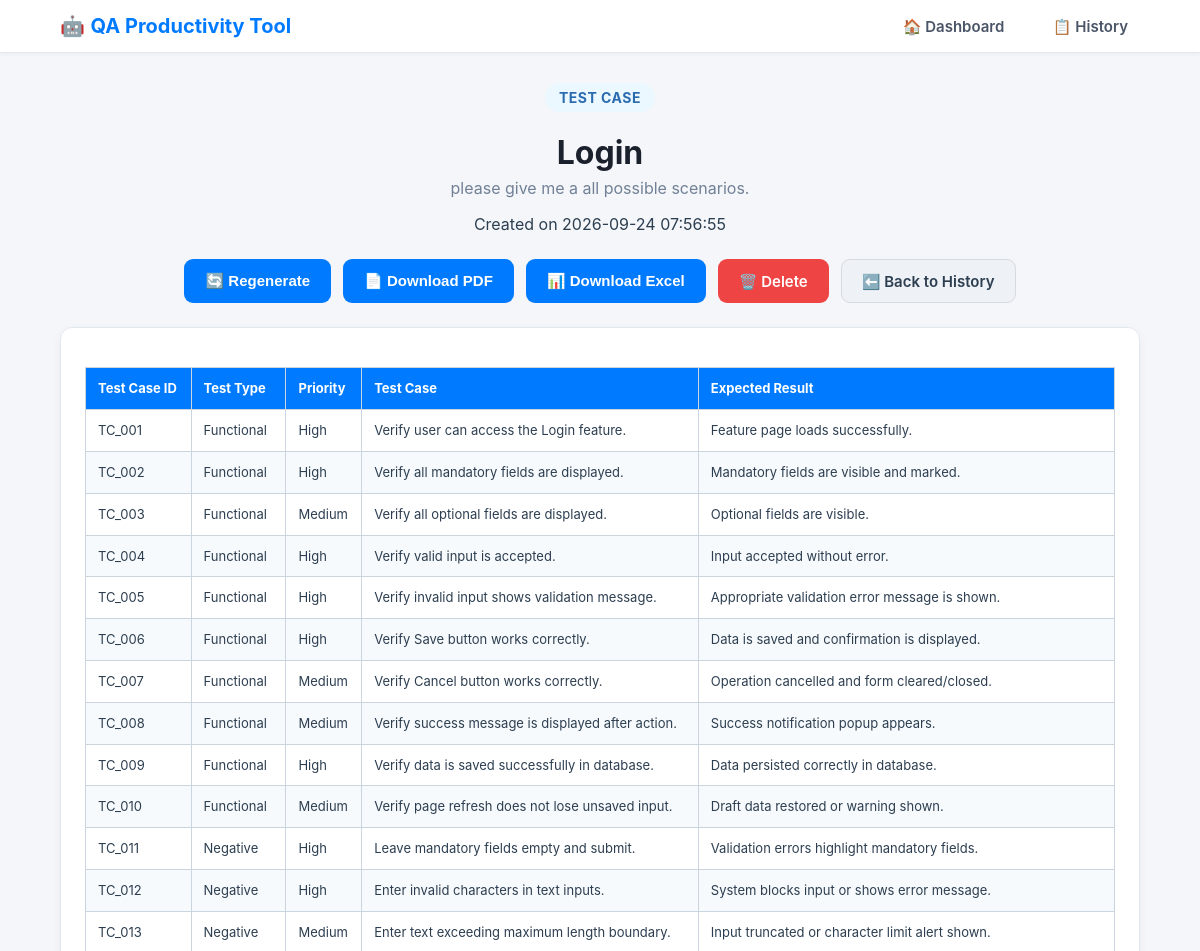
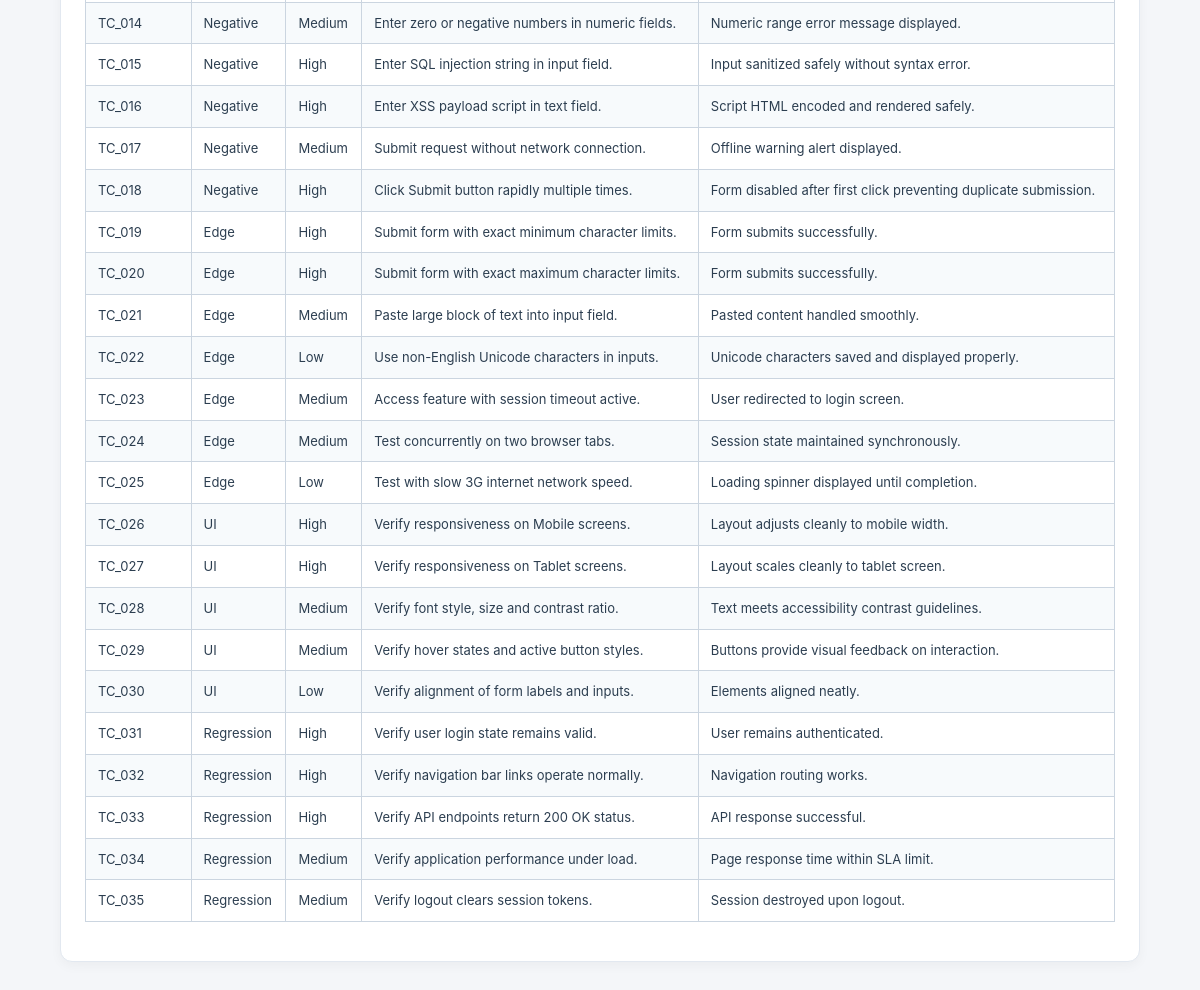
The app's page /view/23 with its own data (2 pictures, top to bottom).
### tables this page shows
CREATE TABLE reports (
                id INTEGER PRIMARY KEY AUTOINCREMENT,
                type TEXT NOT NULL,
                feature TEXT NOT NULL,
                description TEXT NOT NULL,
                content TEXT,
                created_at TIMESTAMP DEFAULT CURRENT_TIMESTAMP
            );

### app.py (the view)
@app.route("/view/<int:id>")
def view_report(id):
    conn = get_db()
    cursor = conn.cursor()
    cursor.execute("SELECT * FROM reports WHERE id = ?", (id,))
    report = cursor.fetchone()
    conn.close()
    if not report:
        flash("Report not found.")
        return redirect(url_for("history"))
    content_html = markdown.markdown(report["content"] or "", extensions=['tables'])
    return render_template("view.html", report=report, content_html=content_html)

### app.py (called while the page is built, shortened)
def get_db():
    db_path = DATABASE
    conn = sqlite3.connect(db_path)
    conn.row_factory = sqlite3.Row
    return conn

### templates/view.html (shortened to what this page needs)
<!DOCTYPE html>
<html lang="en">
<head>
    <link rel="stylesheet" href="{{ url_for('static', filename='style.css') }}">
</head>
<body>
<header class="navbar">
    <div class="nav-container">
        <div class="logo">🤖 <strong>QA Productivity Tool</strong></div>
        <nav class="nav-links">
            <a href="/">🏠 Dashboard</a>
            <a href="/history">📋 History</a>
        </nav>
    </div>
</header>
<div class="container">
    <div class="result-header">
        <span class="badge badge-large badge-{{ report.type|lower|replace(' ', '-') }}">{{ report.type }}</span>
        <h1>{{ report.feature }}</h1>
        <p class="subtitle">{{ report.description }}</p>
        <p class="timestamp">Created on {{ report.created_at }}</p>
    </div>
    <div class="action-buttons">
        <form action="/regenerate" method="POST" style="display:inline;">
            <button type="submit" class="btn btn-primary">🔄 Regenerate</button>
        </form>
        <form action="/download_pdf" method="POST" style="display:inline;">
            <button type="submit" class="btn btn-primary">📄 Download PDF</button>
        </form>
        <form action="/download_excel" method="POST" style="display:inline;">
            <button type="submit" class="btn btn-primary">📊 Download Excel</button>
        </form>
        <a href="/delete/{{ report.id }}" class="btn btn-danger">🗑️ Delete</a>
        <a href="/history" class="btn btn-secondary">⬅️ Back to History</a>
    </div>
    <div class="ai-result">
        {{ content_html|safe }}
    </div>
</div>
</body>
</html>

### static/style.css (style rules this page uses)
body { margin: 0; padding: 0; background: #f4f6f9; font-family: -apple-system, BlinkMacSystemFont, "Segoe UI", Roboto, Helvetica, Arial, sans-serif; color: #2c3e50; }
.navbar { background: #ffffff; border-bottom: 1px solid #e2e8f0; padding: 14px 0; box-shadow: 0 2px 4px rgba(0,0,0,0.03); }
.nav-container { width: 90%; max-width: 1150px; margin: 0 auto; display: flex; justify-content: space-between; align-items: center; }
.logo { font-size: 20px; color: #007bff; }
.nav-links a { margin-left: 20px; text-decoration: none; color: #4a5568; font-weight: 600; font-size: 15px; padding: 6px 12px; border-radius: 6px; transition: all 0.2s ease; }
.container { width: 90%; max-width: 1150px; margin: 30px auto 60px auto; }
h1 { color: #1a202c; margin-bottom: 6px; }
.subtitle { color: #718096; margin-top: 0; font-size: 16px; }
.btn { display: inline-flex; align-items: center; justify-content: center; min-height: 44px; padding: 0 20px; border-radius: 9px; border: 1px solid transparent; font-size: 15px; font-weight: 600; text-decoration: none; cursor: pointer; box-sizing: border-box; transition: all 0.2s ease; }
.btn-primary { background: #007bff; color: #ffffff; }
.btn-secondary { background: #eef1f5; color: #2c3e50; border-color: #d5dbe3; }
.btn-danger { background: #ef4444; color: #ffffff; }
.action-buttons { display: flex; justify-content: center; align-items: center; gap: 12px; flex-wrap: wrap; margin-top: 24px; }
.badge { display: inline-block; padding: 4px 10px; border-radius: 20px; font-size: 12px; font-weight: 700; text-transform: uppercase; letter-spacing: 0.5px; }
.badge-test-case { background: #ebf8ff; color: #2b6cb0; }
.badge-large { font-size: 14px; padding: 6px 14px; }
.result-header { text-align: center; margin-bottom: 25px; }
.ai-result { background: #ffffff; padding: 24px; border-radius: 12px; border: 1px solid #e2e8f0; box-shadow: 0 4px 12px rgba(0,0,0,0.04); overflow-x: auto; line-height: 1.6; margin-top: 24px; }
.ai-result table { width: 100%; border-collapse: collapse; margin-top: 15px; margin-bottom: 15px; }
.ai-result th, .ai-result td { border: 1px solid #cbd5e0; padding: 10px 12px; text-align: left; font-size: 13px; }
.ai-result th { background: #007bff; color: white; font-weight: 700; }
.ai-result tr:nth-child(even) { background: #f7fafc; }

### records on screen
reports: type "TEST CASE", feature "Login", description "please give me a all possible scenarios.", created_at "2026-09-24 07:56:55", type "Test Case ID Test Type Priority Test Case Expected Result TC_001 Functional High Verify user can access the Login feature. Feature page loads successfully. TC_002 Functional High Verify all mandatory fields are displayed. Mandatory fields are visible and marked. TC_003 Functional Medium Verify all optional fields are displayed. Optional fields are visible. TC_004 Functional High Verify valid input is accepted. Input accepted without error. TC_005 Functional High Verify invalid input shows validation message. Appropriate validation error message is shown. TC_006 Functional High Verify Save button works correctly. Data is saved and confirmation is displayed. TC_007 Functional Medium Verify…"
